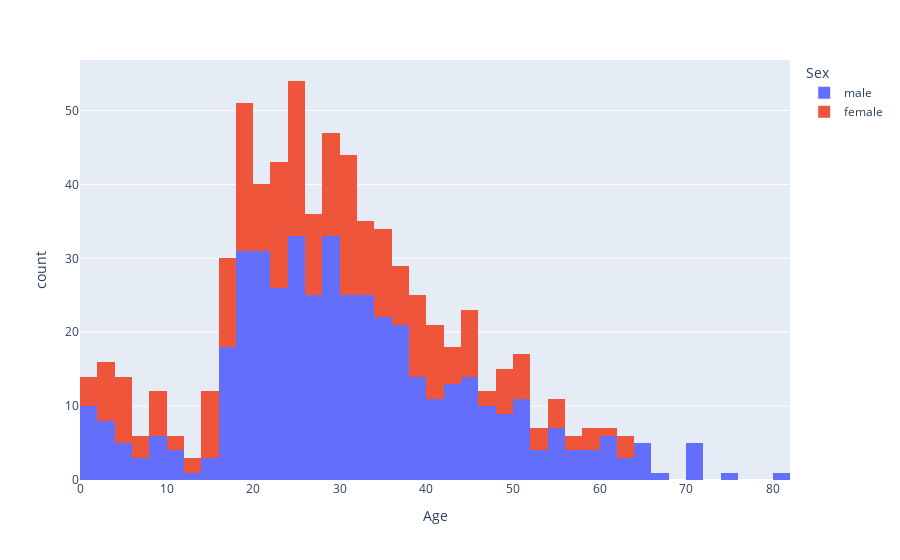

The cell this chart's notebook holds for it:
### Markdown cell above
### 2. Show the age distribution by gender

### Code cell
px.histogram(data_frame=df,x='Age',color='Sex')

### Figure 1 — Plotly figure (JSON) as saved in the notebook; plotly's stock layout.template omitted (floating-point values rounded to 4 significant figures; data arrays with more than 128 entries replaced by an {"elided": "..."} marker saying what was removed)
{"data": [{"alignmentgroup": "True", "bingroup": "x", "hovertemplate": "Sex=male<br>Age=%{x}<br>count=%{y}<extra></extra>", "legendgroup": "male", "marker": {"color": "#636efa", "pattern": {"shape": ""}}, "name": "male", "offsetgroup": "male", "orientation": "v", "showlegend": true, "type": "histogram", "x": {"elided": "577 float values"}, "xaxis": "x", "yaxis": "y"}, {"alignmentgroup": "True", "bingroup": "x", "hovertemplate": "Sex=female<br>Age=%{x}<br>count=%{y}<extra></extra>", "legendgroup": "female", "marker": {"color": "#EF553B", "pattern": {"shape": ""}}, "name": "female", "offsetgroup": "female", "orientation": "v", "showlegend": true, "type": "histogram", "x": {"elided": "314 float values"}, "xaxis": "x", "yaxis": "y"}], "layout": {"barmode": "relative", "legend": {"title": {"text": "Sex"}, "tracegroupgap": 0}, "margin": {"t": 60}, "xaxis": {"anchor": "y", "domain": [0, 1], "title": {"text": "Age"}}, "yaxis": {"anchor": "x", "domain": [0, 1], "title": {"text": "count"}}}}
